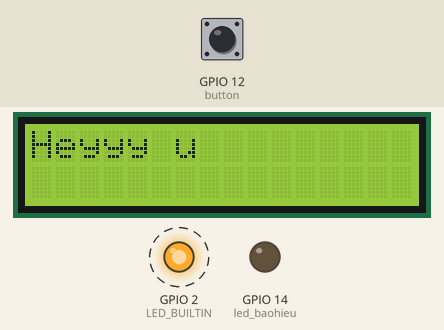
This sketch was run on a simulated ESP8266 (NodeMCU). Shown: 16×2 character LCD, output pins drawn as LEDs (lit = HIGH, except the on-board LED, lit = LOW). Dashed ring = blinking. The test bench sets the inputs (shaded band); at power-on: GPIO 12 (button) HIGH. WiFi joins after 1.5 s; servers stay silent unless stated. At 15.9 s the program restarts the board; the recording ends there.

Above: at 2.7 s.
2.8 s: GPIO 12 (button) pulled LOW for 3.2 s
At 5.1 s:
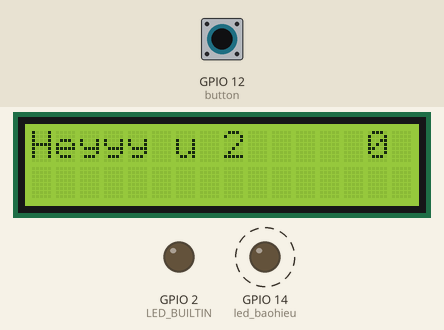
At 7.2 s:
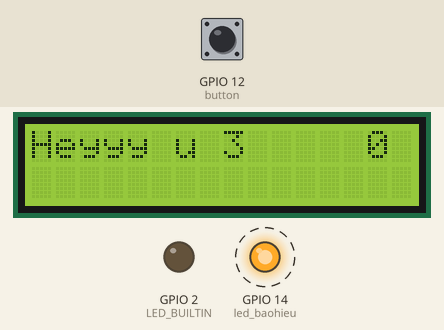
7.5 s: GPIO 12 (button) pulled LOW for 3.2 s
At 9.0 s:
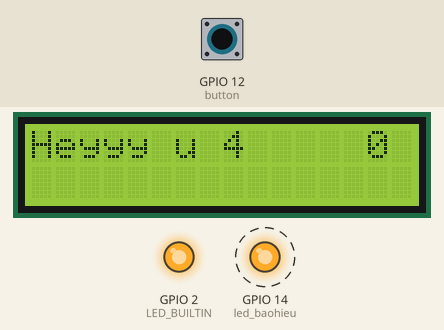
Timing chart, 0 to 15.9 s (numbered marks = the images above; inputs shaded):
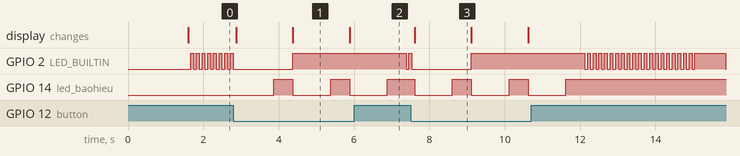

The sketch:

test.ino
```cpp
#include <ESP8266WiFi.h>
#include <DNSServer.h>
#include <ESP8266WebServer.h>
#include "WiFiManager.h"
int port = 8888;
WiFiServer server(port);
#include<SoftwareSerial.h>
#include <stdio.h>
#include <stdlib.h>
SoftwareSerial s(3, 1);
#include <Wire.h>
#include <LiquidCrystal_I2C.h>
LiquidCrystal_I2C lcd(0x27,16,2);

//----------------Biến--------------//
int button = 12; //GPIO12 -- D6
int led_baohieu = 14; //GPIO12 -- D6
int buttonState = 0;
int count = 0;
char *data_uart_char ="";
char uart_data_rcv[50];
int tt_rcv_uart = 0;
int data = 0;
int len_data =0;
int count1=0;
 //Port number
//----------------Hàm--------------//

/***********RESET_ESP XOA_WIFI***********/
void reset_erase_wifi()
{
  WiFiManager wifiManager;
  wifiManager.erase();
  ESP.reset();
}
void checkbutt(){
  for( int i=0; i<20; i++)
  {
    digitalWrite(LED_BUILTIN, LOW);
    delay(75);
    buttonState=digitalRead(button);
    if (!buttonState){ return; }
    digitalWrite(LED_BUILTIN, HIGH);
    delay(75);
  }
  digitalWrite(LED_BUILTIN, HIGH);
  delay(750);
  digitalWrite(LED_BUILTIN, LOW);
  reset_erase_wifi();
 }
/***********WIFI MANAGER***********/
void configModeCallback (WiFiManager *myWiFiManager)
{
  s.println("Entered config mode");
  s.println(WiFi.softAPIP());
  s.println(myWiFiManager->getConfigPortalSSID());
}
void connect_config_wifi(){
  //Khai báo wifiManager thuộc class WiFiManager, được quy định trong file WiFiManager.h
  WiFiManager wifiManager;
  //có thểreset các cài đặt cũ bằng cách gọi hàm:
  //wifiManager.resetSettings();
  // xóa config wifi wifiManager.erase()
  //  if (0){
  //    wifiManager.erase();
  //  }

  //Cài đặt callback, khi kết nối với wifi cũ thất bại, thiết bị sẽ gọi hàm callback
  //và khởi động chế độ AP với SSID được cài tự động là "ESP+chipID"
  wifiManager.setAPCallback(configModeCallback);
  if (!wifiManager.autoConnect("NODE_ESP","1234567890"))
  {
    s.println("failed to connect and hit timeout");
    //Nếu kết nối thất bại, thử kết nối lại bằng cách reset thiết bị
    ESP.reset();
    delay(1000);
  }
  //Nếu kết nối wifi thành công, in thông báo ra màn hình
  s.println("connected...hoanglv30vn");
  server.begin();
  s.print("Open Telnet and connect to IP:");
  s.print(WiFi.localIP());
  s.print(" on port ");
  s.println(port);
  }
/***********UART***********/
  int read_uart_char(){
    int index = 0;
    tt_rcv_uart = 1;
    data = s.read();
    if (data > 0)
    {
      for (int i = 1; i<50; i++)
      {
        uart_data_rcv[i]='\0';
      }
      uart_data_rcv[0]=data;
      while(tt_rcv_uart)
      {
        data = s.read();
        if (data < 0)
        {
          tt_rcv_uart = 0;
        }
        else
        {
          index++;
          uart_data_rcv[index]=data;
        }
      }
    }
  return  index;
  }
/***********TCP***********/
void client_wifi()
{
    WiFiClient client = server.available();
    if (client)
    {
      if(client.connected())
      {
        s.println("Client Connected");
      }
      while(client.connected())
      {
        while(client.available()>0)
        {
          // read data from the connected client
          s.write(client.read());
        }
        //Send Data to connected client
        while(s.available()>0)
        {
          client.write(s.read());
        }
      }
      client.stop();
      s.println("Client disconnected");
    }
}
void setup() {
  //Serial S Begin at 9600 Baud
  pinMode(LED_BUILTIN, OUTPUT);
  digitalWrite(LED_BUILTIN, LOW);
  s.begin(9600);
  connect_config_wifi();
  WiFiServer server(port);

  pinMode(button, INPUT);
  pinMode(led_baohieu, OUTPUT);
  digitalWrite(led_baohieu, LOW);
  lcd.begin();
  lcd.backlight();
  lcd.print("Heyyy u");
}

void loop() {
  count++;
  client_wifi();
  digitalWrite(LED_BUILTIN, HIGH);
  len_data = read_uart_char();
  /*butt reset wifi, reset esp*/
  buttonState=digitalRead(button);
  if (buttonState){
    checkbutt();
    }
  lcd.setCursor(0,1);
  lcd.print(uart_data_rcv);
  lcd.setCursor(14,0);
  lcd.print(len_data);
  lcd.setCursor(8,0);
  lcd.print(count);
  digitalWrite(led_baohieu, LOW);
  delay(1000);
  digitalWrite(led_baohieu, HIGH);
  delay(500);
}
```

Measured:
- after the input at 2.8 s, GPIO 14 (led_baohieu): alternates HIGH for 0.50 s and LOW for 1.0 s, starting after 1.1 s; the display: first changes after 0.07 s (image 1 shows a later state)
- after the input at 7.5 s, GPIO 14 (led_baohieu): alternates HIGH for 0.50 s and LOW for 1.0 s, 6 changes in all, then stays HIGH, starting after 0.11 s; the display: changes after 0.11 s (image 3)
- what the display in image 1 shows lasts 1.5 s, from 4.4 s to 5.9 s
